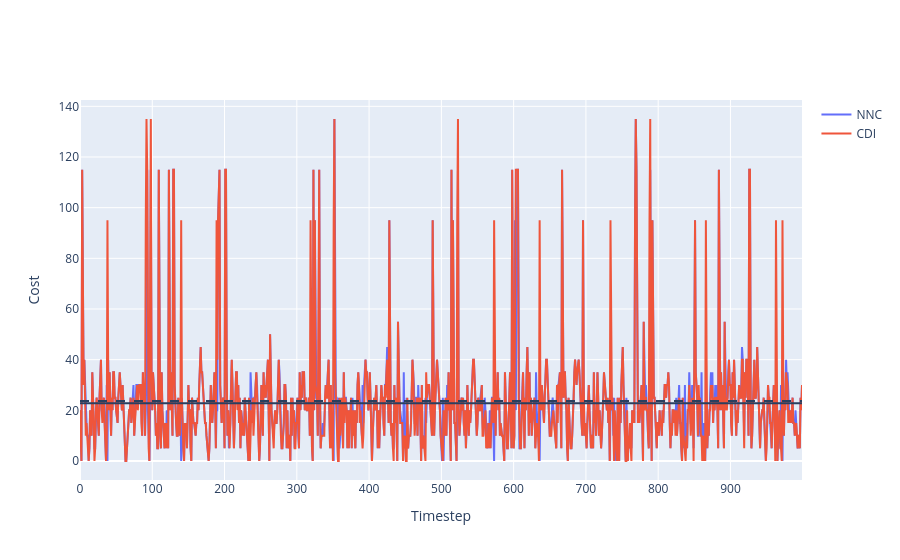

The notebook cell saved with this chart:
### Code cell
a = go.Scatter(y=[x.item() for x in nn_ci], name='NNC')
b = go.Scatter(y=[x.item() for x in cdi_ci], name='CDI')
fig = go.Figure([a,b])
fig.add_hline(nn_mean_cost.detach().item())
fig.add_hline(cdi_mean_cost.detach().item(),line={'dash':'dash'})
fig.layout.xaxis.title = 'Timestep'
fig.layout.yaxis.title = 'Cost'
fig

### Figure 1 — Plotly figure (JSON) as saved in the notebook; plotly's stock layout.template omitted (floating-point values rounded to 4 significant figures; data arrays with more than 128 entries replaced by an {"elided": "..."} marker saying what was removed)
{"data": [{"name": "NNC", "type": "scatter", "y": {"elided": "1000 int values"}}, {"name": "CDI", "type": "scatter", "y": {"elided": "1000 int values"}}], "layout": {"shapes": [{"type": "line", "x0": 0, "x1": 1, "xref": "x domain", "y0": 22.82, "y1": 22.82, "yref": "y"}, {"line": {"dash": "dash"}, "type": "line", "x0": 0, "x1": 1, "xref": "x domain", "y0": 23.72, "y1": 23.72, "yref": "y"}], "xaxis": {"title": {"text": "Timestep"}}, "yaxis": {"title": {"text": "Cost"}}}}
